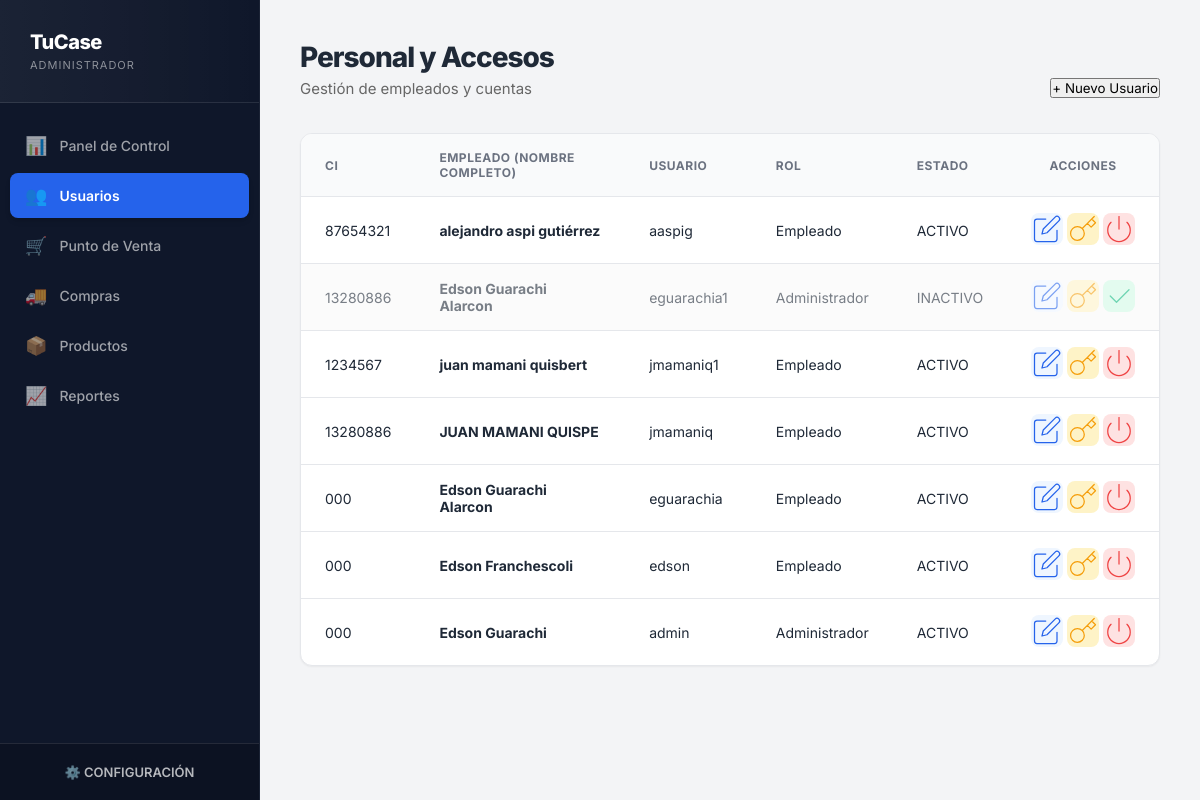
The page /views/usuarios/index.php (signed in) on the database its author committed.
### tables this page shows
CREATE TABLE `usuarios` (
  `id_usuario` int(11) NOT NULL,
  `ci` varchar(20) NOT NULL,
  `nombres` varchar(100) NOT NULL,
  `apellido_paterno` varchar(50) NOT NULL,
  `apellido_materno` varchar(50) NOT NULL,
  `celular` varchar(20) DEFAULT NULL,
  `direccion` varchar(200) DEFAULT NULL,
  `fecha_nacimiento` date DEFAULT NULL,
  `cuenta` varchar(50) NOT NULL,
  `clave` varchar(255) NOT NULL,
  `id_rol` int(11) NOT NULL,
  `estado` tinyint(1) DEFAULT 1,
  `fecha_registro` datetime DEFAULT current_timestamp()
);

### models/Usuario.php (called while the page is built, shortened)
<?php
include_once __DIR__ . '/../config/conexion.php';
class Usuario {
    private $conn;
    public function __construct() {
        $db = new Conexion();
        $this->conn = $db->getConexion();
    }
    public function listar() {
        $sql = "SELECT
                    id_usuario, ci, nombres, apellido_paterno, apellido_materno,
                    cuenta, id_rol, estado
                FROM usuarios
                ORDER BY id_usuario DESC";
        $stmt = $this->conn->prepare($sql);
        $stmt->execute();
        return $stmt->fetchAll(PDO::FETCH_ASSOC);
    }
}
?>

### config/conexion.php (called while the page is built, shortened)
<?php
class Conexion {
    private $host = "localhost";
    private $db_name = "db_tienda_barrio";
    private $username = "root";
    private $password = "";
    private $charset = "utf8mb4";
    public function getConexion() {
        $this->conn = null;
        try {
            $dsn = "mysql:host=" . $this->host . ";dbname=" . $this->db_name . ";charset=" . $this->charset;
            $options = [
                PDO::ATTR_ERRMODE            => PDO::ERRMODE_EXCEPTION,
                PDO::ATTR_DEFAULT_FETCH_MODE => PDO::FETCH_ASSOC,
                PDO::ATTR_EMULATE_PREPARES   => false,
            ];
            $this->conn = new PDO($dsn, $this->username, $this->password, $options);
        } catch(PDOException $exception) {
            echo "Error de conexión: " . $exception->getMessage();
        }
        return $this->conn;
    }
}
?>

### views/usuarios/index.php (the view, shortened to what this page needs)
<?php
include_once '../../models/Usuario.php';
$modelo = new Usuario();
$usuarios = $modelo->listar();
?>
<!DOCTYPE html>
<html lang="es">
<head>
</head>
<body>
    <?php include '../sidebar.php'; ?>
    <div class="main">
        <div class="page-header">
            <div>
                <h1 class="page-title">Personal y Accesos</h1>
                <p style="color:#666;">Gestión de empleados y cuentas</p>
            </div>
            <button onclick="prepararNuevo()" class="btn-new">+ Nuevo Usuario</button>
        </div>
        <div class="table-container">
            <table>
                <thead>
                    <tr>
                        <th>CI</th>
                        <th>Empleado (Nombre Completo)</th>
                        <th>Usuario</th>
                        <th>Rol</th>
                        <th>Estado</th>
                        <th style="text-align:center;">Acciones</th>
                    </tr>
                </thead>
                <tbody>
                    <?php foreach($usuarios as $u):
                        $nombreCompleto = $u['nombres'] . ' ' . $u['apellido_paterno'] . ' ' . $u['apellido_materno'];
                        $rolTexto = ($u['id_rol'] == 1) ? 'Administrador' : 'Empleado';
                        $estadoTexto = ($u['estado'] == 1) ? 'ACTIVO' : 'INACTIVO';
                    ?>
                    <tr style="<?php echo ($u['estado']==0)?'opacity:0.6; background:#fafafa;':''; ?>">
                        <td><?php echo $u['ci']; ?></td>
                        <td><strong><?php echo $nombreCompleto; ?></strong></td>
                        <td><?php echo $u['cuenta']; ?></td>
                        <td><?php echo $rolTexto; ?></td>
                        <td><?php echo $estadoTexto; ?></td>
                        <td style="text-align:center; white-space: nowrap;">
                            <button class="action-btn btn-edit" title="Modificar Datos"
                                  onclick="editarUsuario(
                                    '<?php echo $u['id_usuario']; ?>',
                                    '<?php echo $u['ci']; ?>',
                                    '<?php echo $u['nombres']; ?>',
                                    '<?php echo $u['apellido_paterno']; ?>',
                                    '<?php echo $u['apellido_materno']; ?>',
                                    '<?php echo $u['id_rol']; ?>'
                                  )">
                                <svg viewBox="0 0 24 24" fill="none" stroke="currentColor" stroke-linecap="round" stroke-linejoin="round"><path d="M11 4H4a2 2 0 0 0-2 2v14a2 2 0 0 0 2 2h14a2 2 0 0 0 2-2v-7"></path><path d="M18.5 2.5a2.121 2.121 0 0 1 3 3L12 15l-4 1 1-4 9.5-9.5z"></path></svg>
                            </button>
                            <a href="../../controllers/UsuarioController.php?accion=restablecer&id=<?php echo $u['id_usuario']; ?>"
                               onclick="return confirm('¿Restablecer contraseña del usuario <?php echo $u['cuenta']; ?> a \'Tienda de Barrio\'?')"
                               class="action-btn btn-reset" title="Restablecer Contraseña">
                               <svg viewBox="0 0 24 24" fill="none" stroke="currentColor" stroke-linecap="round" stroke-linejoin="round"><path d="M21 2l-2 2m-7.61 7.61a5.5 5.5 0 1 1-7.778 7.778 5.5 5.5 0 0 1 7.777-7.777zm0 0L15.5 7.5m0 0l3 3L22 7l-3-3m-3.5 3.5L19 4"></path></svg>
                            </a>
                            <?php if($u['estado'] == 1): ?>
                                <a href="../../controllers/UsuarioController.php?accion=estado&id=<?php echo $u['id_usuario']; ?>&estado=0"
                                   onclick="return confirm('¿Desactivar acceso?')"
                                   class="action-btn btn-danger" title="Desactivar">
                                   <svg viewBox="0 0 24 24" fill="none" stroke="currentColor" stroke-linecap="round" stroke-linejoin="round"><path d="M18.36 6.64a9 9 0 1 1-12.73 0"></path><line x1="12" y1="2" x2="12" y2="12"></line></svg>
                                </a>
                            <?php else: ?>
                                <a href="../../controllers/UsuarioController.php?accion=estado&id=<?php echo $u['id_usuario']; ?>&estado=1"
                                   class="action-btn btn-success" title="Activar">
                                   <svg viewBox="0 0 24 24" fill="none" stroke="currentColor" stroke-linecap="round" stroke-linejoin="round"><path d="M5 12l5 5l10 -10"></path></svg>
                                </a>
                            <?php endif; ?>
                        </td>
                    </tr>
                    <?php endforeach; ?>
                </tbody>
            </table>
        </div>
    </div>
</body>
</html>

### css/estilos.css (style rules this page uses)
:root { --primary-dark: #0f172a; --primary: #2563eb; --primary-light: #eff6ff; --success: #10b981; --bg-success: #d1fae5; --warning: #f59e0b; --bg-warning: #fef3c7; --danger: #ef4444; --bg-danger: #fee2e2; --text-main: #1f2937; --text-muted: #6b7280; --bg-body: #f3f4f6; --bg-card: #ffffff; --border: #e5e7eb; --font-stack: 'Inter', 'Segoe UI', system-ui, sans-serif; --shadow-sm: 0 1px 2px 0 rgba(0, 0, 0, 0.05); --shadow-md: 0 4px 6px -1px rgba(0, 0, 0, 0.1), 0 2px 4px -1px rgba(0, 0, 0, 0.06); --shadow-lg: 0 10px 15px -3px rgba(0, 0, 0, 0.1), 0 4px 6px -2px rgba(0, 0, 0, 0.05); --radius: 12px; }
* { box-sizing: border-box; margin: 0; padding: 0; font-family: var(--font-stack); }
body { background-color: var(--bg-body); color: var(--text-main); height: 100vh; display: flex; overflow: hidden; font-size: 15px; }
.action-btn { width: 32px; height: 32px; display: inline-flex; align-items: center; justify-content: center; border-radius: 8px; border: 1px solid transparent; cursor: pointer; transition: 0.2s; text-decoration: none; }
.btn-edit { background: var(--primary-light); color: var(--primary); }
.btn-reset { background: var(--bg-warning); color: var(--warning); }
.btn-danger { background: var(--bg-danger); color: var(--danger); }
.btn-success { background: var(--bg-success); color: var(--success); }
.main { flex-grow: 1; padding: 40px; overflow-y: auto; }
.page-header { margin-bottom: 35px; display: flex; justify-content: space-between; align-items: flex-end; }
.page-title { font-size: 28px; font-weight: 800; color: var(--text-main); letter-spacing: -1px; margin-bottom: 5px; }
.table-container { background: white; border-radius: var(--radius); box-shadow: var(--shadow-sm); border: 1px solid var(--border); overflow: hidden; }
table { width: 100%; border-collapse: collapse; }
th { text-align: left; padding: 16px 24px; background: #f9fafb; font-size: 12px; color: var(--text-muted); text-transform: uppercase; font-weight: 700; letter-spacing: 0.5px; border-bottom: 1px solid var(--border); }
td { padding: 16px 24px; border-bottom: 1px solid var(--border); font-size: 14px; color: var(--text-main); vertical-align: middle; }
tr:last-child td { border-bottom: none; }

### rows shown on the page
usuarios: ci "87654321", nombreCompleto "alejandro aspi gutiérrez", cuenta "aaspig", id_rol "Empleado", estado "ACTIVO"
usuarios: ci "13280886", nombreCompleto "Edson Guarachi Alarcon", cuenta "eguarachia1", id_rol "Administrador", estado "INACTIVO"
usuarios: ci "1234567", nombreCompleto "juan mamani quisbert", cuenta "jmamaniq1", id_rol "Empleado", estado "ACTIVO"
usuarios: ci "13280886", nombreCompleto "JUAN MAMANI QUISPE", cuenta "jmamaniq", id_rol "Empleado", estado "ACTIVO"
usuarios: ci "000", nombreCompleto "Edson Guarachi Alarcon", cuenta "eguarachia", id_rol "Empleado", estado "ACTIVO"
usuarios: ci "000", nombreCompleto "Edson Franchescoli", cuenta "edson", id_rol "Empleado", estado "ACTIVO"
usuarios: ci "000", nombreCompleto "Edson Guarachi", cuenta "admin", id_rol "Administrador", estado "ACTIVO"
